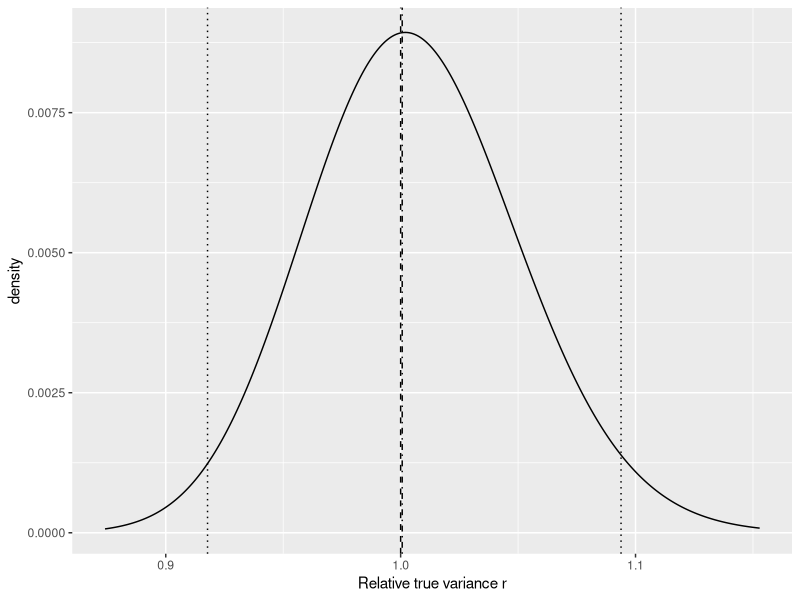
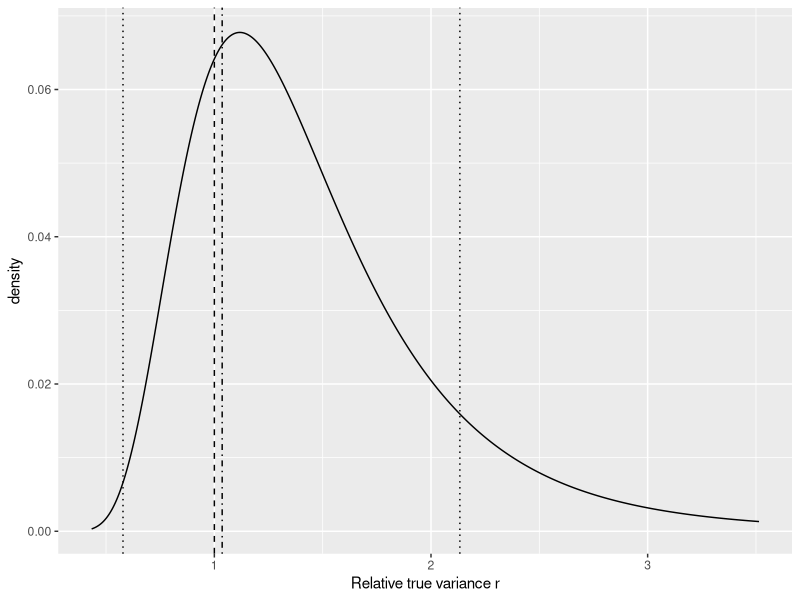
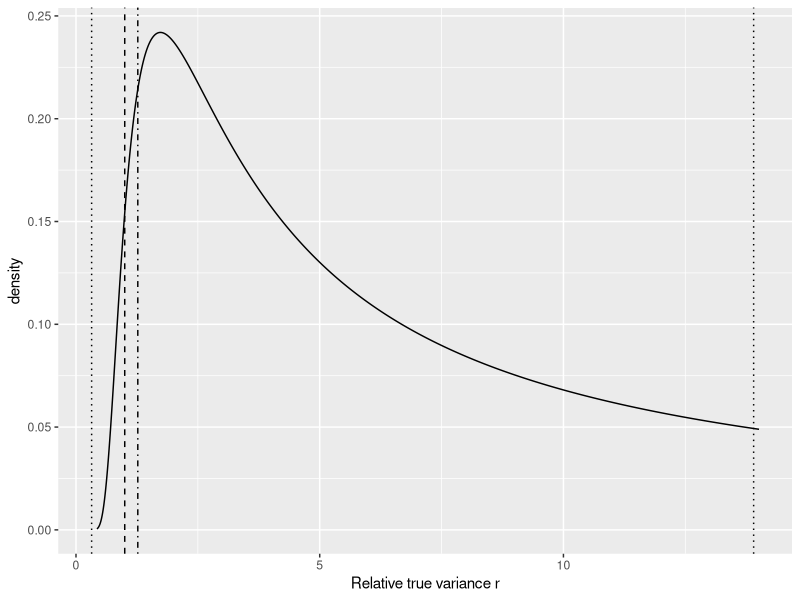
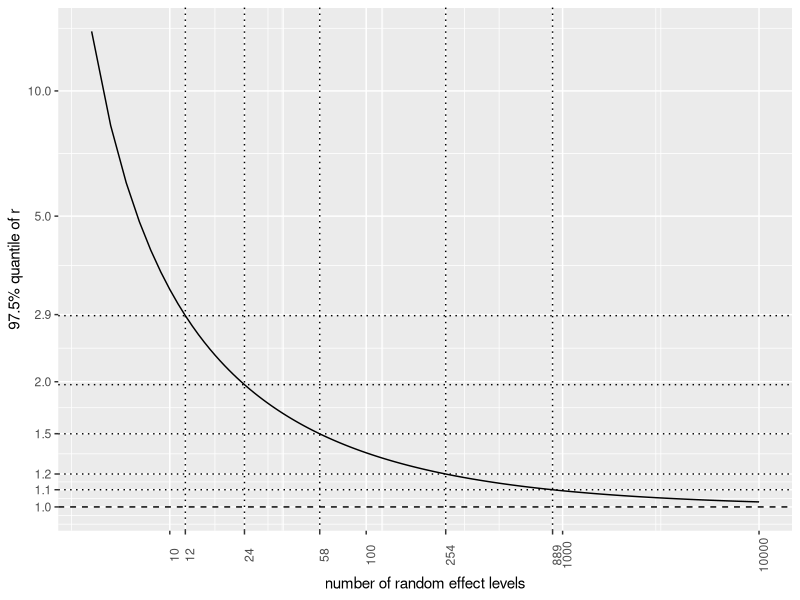

Write the R code that produced these figures, in order. (Note: this script raises an error after producing the figures.)
## ---- chunk 1
#| label: setup
#| include: false
library(knitr)
library(tidyverse)
set.seed(20180903)
## ---- chunk 2
#| label: design
expand.grid(field = 1:10, part = c("Part 1", "Part2")) %>%
  group_by(field) %>%
  mutate(fertiliser = sample(c("A", "B"))) %>%
  spread(part, fertiliser) %>%
  kable(caption = "Example design")
## ---- chunk 3
#| label: relative-interval
r_interval <- function(n_s = 1000, probs = 0.975) {
  quant <- (n_s - 1) / qchisq(sort(probs, decreasing = TRUE), n_s - 1)
  sprintf("%0.3f", quant)
}
## ---- chunk 4
#| label: fig-rel-var-1000
#| fig-cap: "Distribution of the relative true variance
#| ($\\frac{\\sigma^2}{s^2}$) when $n_s = 1000$. Dashed line:
#| $\\frac{\\sigma^2}{s^2} = 1$ Dotted lines: 2.5% and 97.5% quantiles of
#|  $\\frac{\\sigma^2}{s^2}$. Dash-dotted line: median of
#|  $\\frac{\\sigma^2}{s^2}$."
n <- 1000
data.frame(
  rel_var = exp(seq(
    log((n - 1) / qchisq(0.001, n - 1)),
    log((n - 1) / qchisq(0.999, n - 1)),
    length = 1001
  ))
) %>%
  mutate(
    density = dchisq((n - 1) / rel_var, n - 1)
  ) %>%
  ggplot(aes(x = rel_var, y = density)) +
  geom_line() +
  geom_vline(
    xintercept = c(1, (n - 1) / qchisq(c(0.5, 0.025, 0.975), n - 1)),
    linetype = c(2, 4, 3, 3)
  ) +
  scale_x_continuous("Relative true variance r")
## ---- chunk 5
#| label: fig-rel-var-20
#| fig-cap: "Distribution of the relative true variance
#| ($\\frac{\\sigma^2}{s^2}$) when $n_s = 20$. Dashed line:
#| $\\frac{\\sigma^2}{s^2} = 1$ Dotted lines: 2.5% and 97.5% quantiles of
#|  $\\frac{\\sigma^2}{s^2}$. Dash-dotted line: median of
#|  $\\frac{\\sigma^2}{s^2}$."
n <- 20
data.frame(
  rel_var = exp(seq(
    log((n - 1) / qchisq(0.001, n - 1)),
    log((n - 1) / qchisq(0.999, n - 1)),
    length = 1001
  ))
) %>%
  mutate(
    density = dchisq((n - 1) / rel_var, n - 1)
  ) %>%
  ggplot(aes(x = rel_var, y = density)) +
  geom_line() +
  geom_vline(
    xintercept = c(1, (n - 1) / qchisq(c(0.5, 0.025, 0.975), n - 1)),
    linetype = c(2, 4, 3, 3)
  ) +
  scale_x_continuous("Relative true variance r")
## ---- chunk 6
#| label: fig-rel-var-4
#| fig-cap: "Distribution of the relative true variance
#| ($\\frac{\\sigma^2}{s^2}$) when $n_s = 4$. Dashed line:
#| $\\frac{\\sigma^2}{s^2} = 1$ Dotted lines: 2.5% and 97.5% quantiles of
#| $\\frac{\\sigma^2}{s^2}$. Dash-dotted line: median of
#| $\\frac{\\sigma^2}{s^2}$."
n <- 4
data.frame(
  rel_var = exp(seq(
    log((n - 1) / qchisq(0.0005, n - 1)),
    log((n - 1) / qchisq(0.999, n - 1)),
    length = 1001
  ))
) %>%
  mutate(
    density = dchisq((n - 1) / rel_var, n - 1)
  ) %>%
  ggplot(aes(x = sqrt(rel_var), y = density)) +
  geom_line() +
  geom_vline(
    xintercept = c(1, (n - 1) / qchisq(c(0.5, 0.025, 0.975), n - 1)),
    linetype = c(2, 4, 3, 3)
  ) +
  scale_x_continuous("Relative true variance r")
## ---- chunk 7
#| label: fig-recommendation
#| fig-cap: "Uncertainty on the random effect variance in function of the number
#| of random effect levels."
data.frame(
  n = 4:1e4
) %>%
  mutate(
    ratio = (n - 1) / qchisq(0.025, n - 1),
    cut = cut(ratio, breaks = c(1, 1.1, 1.2, 1.5, 2, 3))
  ) -> ratios
ratios %>%
  group_by(cut) %>%
  slice(1) %>%
  filter(!is.na(cut)) -> ratio_breaks
ggplot(ratios, aes(x = n, y = ratio)) +
  geom_line() +
  geom_vline(xintercept = ratio_breaks$n, linetype = 3) +
  geom_hline(yintercept = ratio_breaks$ratio, linetype = 3) +
  geom_hline(yintercept = 1, linetype = 2) +
  scale_x_log10(
    "number of random effect levels",
    breaks = c(1, 10, 100, 1000, 10000, ratio_breaks$n)
  ) +
  scale_y_log10(
    "97.5% quantile of r",
    breaks = c(1, round(ratio_breaks$ratio, 1), 5, 10, 20, 30)
  ) +
  theme(
    axis.text.x = element_text(angle = 90)
  )
## ---- chunk 8
#| label: session-info
sessioninfo::session_info()
